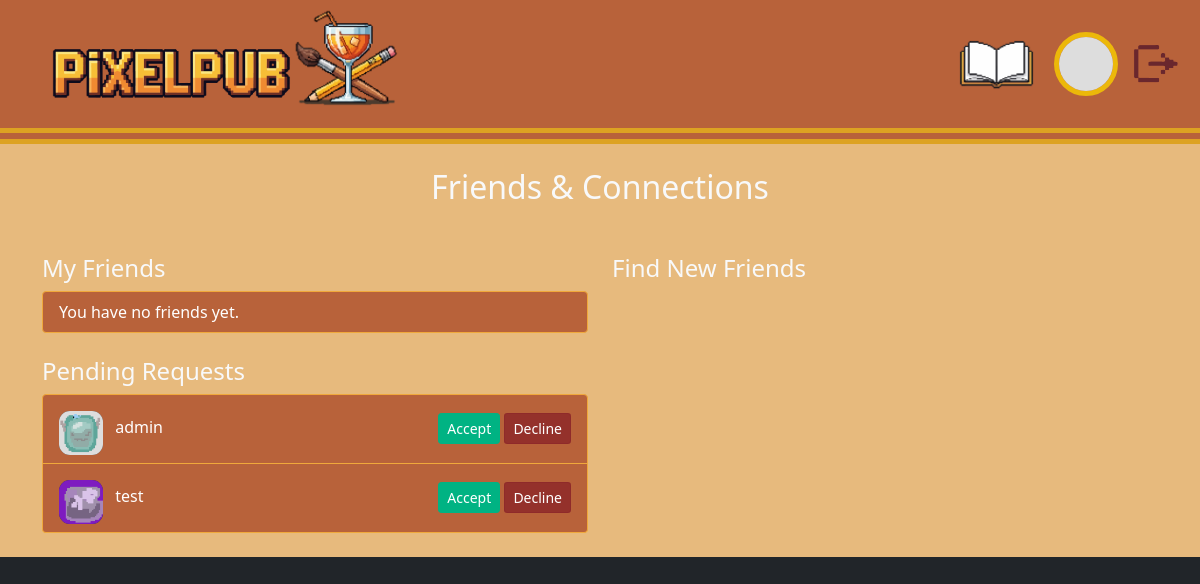
The page /friends (signed in) on the database its author committed.
### tables this page shows
CREATE TABLE friendships (id INTEGER PRIMARY KEY, user_one_id INTEGER, user_two_id INTEGER, status TEXT, action_user_id INTEGER, FOREIGN KEY(user_one_id) REFERENCES users(id), FOREIGN KEY(user_two_id) REFERENCES users(id), UNIQUE(user_one_id, user_two_id));

CREATE TABLE users (id INTEGER PRIMARY KEY, username TEXT NOT NULL UNIQUE, hash TEXT NOT NULL, role TEXT NOT NULL DEFAULT 'user', avatar_data TEXT);

### app.py (the view)
@app.route("/friends")
@login_required
def friends():
    user_id = session["user_id"]
    friends_list = db.execute("SELECT u.id, u.username FROM users u JOIN friendships f ON (u.id=f.user_one_id OR u.id=f.user_two_id) WHERE (f.user_one_id=? OR f.user_two_id=?) AND f.status='accepted' AND u.id!=?", user_id, user_id, user_id)
    pending_received = db.execute("SELECT f.id, u.username, u.id as user_id FROM friendships f JOIN users u ON f.action_user_id = u.id WHERE (f.user_one_id = ? OR f.user_two_id = ?) AND f.status = 'pending' AND f.action_user_id != ?", user_id, user_id, user_id)
    other_users = db.execute("SELECT id, username FROM users WHERE id != ? AND id != 0 AND id NOT IN (SELECT user_one_id FROM friendships WHERE user_two_id = ?) AND id NOT IN (SELECT user_two_id FROM friendships WHERE user_one_id = ?)", user_id, user_id, user_id)
    return render_template("friends.html", friends=friends_list, pending_received=pending_received, other_users=other_users)

### app.py (called while the page is built)
def login_required(f):
    @wraps(f)
    def decorated_function(*args, **kwargs):
        if session.get("user_id") is None: return redirect("/login")
        return f(*args, **kwargs)
    return decorated_function

### templates/friends.html (shortened to what this page needs)
{% extends "layout.html" %}
{% block main %}
<div class="container">
    <h2 class="text-center mb-5">Friends & Connections</h2>
    <div class="row gy-5">
        <div class="col-lg-6">
            <h4>My Friends</h4>
            <ul class="list-group mb-4">
                {% for friend in friends %}
                <li class="list-group-item bg-dark text-light d-flex align-items-center justify-content-between">
                    <div>
                        <img src="/avatar/{{ friend.id }}.png" alt="Avatar" class="avatar-sm me-2">
                        {{ friend.username }}
                    </div>
                    <form action="/unfriend/{{ friend.id }}" method="post">
                        <button type="submit" class="btn btn-outline-danger btn-sm">Remove</button>
                    </form>
                </li>
                {% else %}
                <li class="list-group-item bg-dark text-light">You have no friends yet.</li>
                {% endfor %}
            </ul>
            <h4>Pending Requests</h4>
            {% if pending_received %}
                <ul class="list-group">
                    {% for request in pending_received %}
                    <li class="list-group-item bg-dark text-light d-flex align-items-center justify-content-between">
                        <div><img src="/avatar/{{ request.user_id }}.png" alt="Avatar" class="avatar-sm me-2"> {{ request.username }}</div>
                        <div>
                            <form action="/accept_request/{{ request.id }}" method="post" class="d-inline"><button type="submit" class="btn btn-success btn-sm">Accept</button></form>
                            <form action="/decline_request/{{ request.id }}" method="post" class="d-inline"><button type="submit" class="btn btn-danger btn-sm">Decline</button></form>
                        </div>
                    </li>
                    {% endfor %}
                </ul>
            {% else %}
                <p>No new friend requests.</p>
            {% endif %}
        </div>
        <div class="col-lg-6">
            <h4>Find New Friends</h4>
        </div>
    </div>
</div>
{% endblock %}

### static/css/styles.css (style rules this page uses)
:root { --bg-dark: #d6886c; --bg-secondary: #b8623a; --border-color: #f0a83b; --text-light: #ffffff; --text-muted: #8F9BB3; --primary-color: #c25e24; --primary-hover: #e09a58; --success-color: #00B383; --danger-color: #8f2a2ade; --info-color: #e2b741; }
body { background-color: var(--bg-dark); color: var(--text-light); font-family: 'Segoe UI', Tahoma, Geneva, Verdana, sans-serif; }
.card, .list-group-item { background-color: var(--bg-secondary) !important; border-color: var(--border-color) !important; color: var(--text-light) !important; }
.btn-success { background-color: var(--success-color); border-color: var(--success-color); }
.btn-danger { background-color: var(--danger-color); border-color: var(--danger-color); }
.avatar-sm { width: auto; height: 44px; border-radius: 25%; object-fit: cover; background-color: #333; margin-top: 8px; }

### rows shown on the page
friendships: shows a picture, username "admin"
friendships: shows a picture, username "test"
